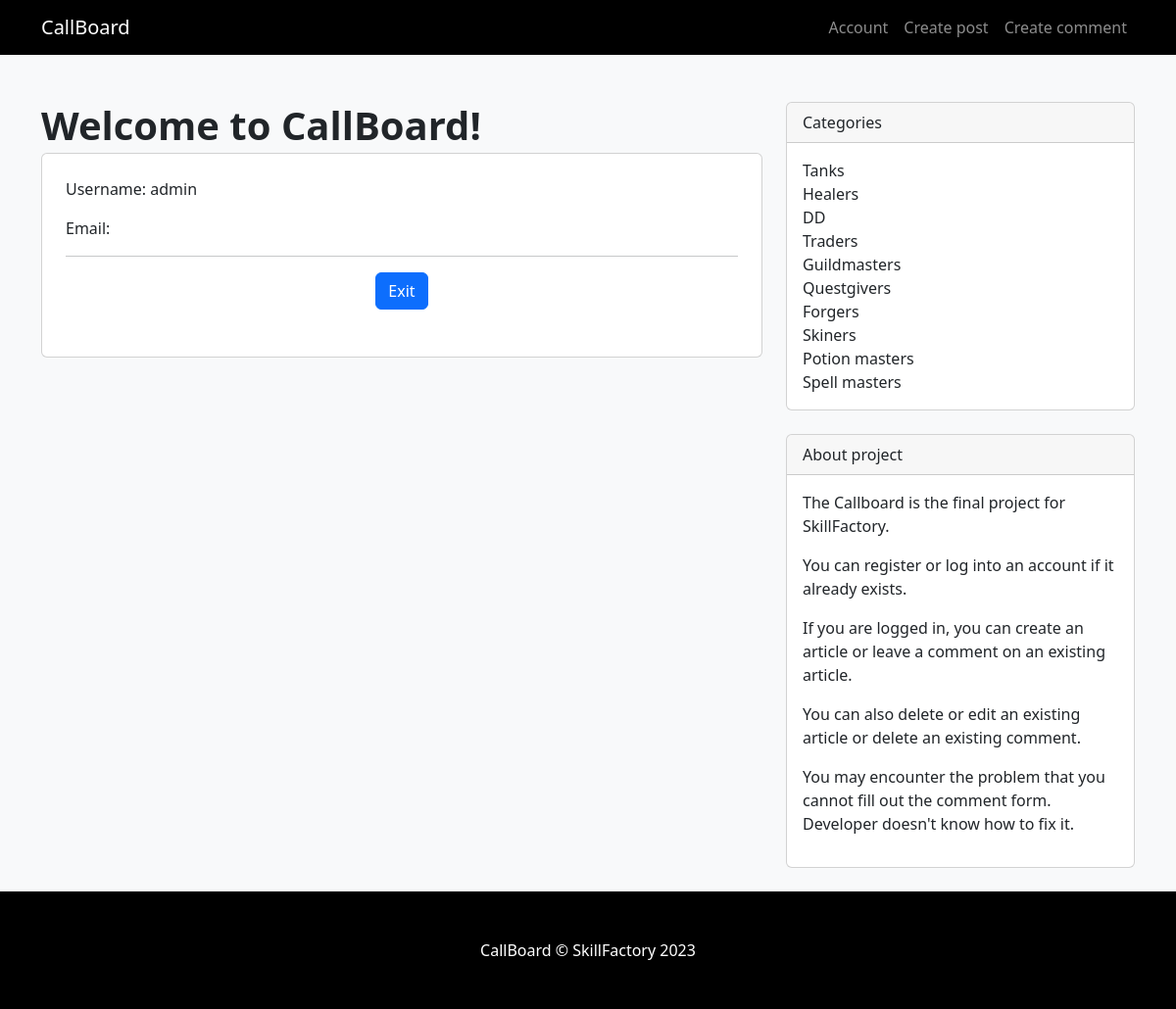
Screenshot of /callboard/account/ (signed in) with the database file from the repository.
### callboard/models.py (models this page shows, shortened)
class Category(models.Model):
    name = models.CharField(max_length=64, unique=True)
    subscribers = models.ManyToManyField(User, related_name='categories')

### callboard/views.py (the view)
# urls.py: path('account/', UserView.as_view(), name='user_view'),
class UserView(LoginRequiredMixin, TemplateView):
    model = User
    template_name = 'callboard/account.html'
    login_url = reverse_lazy('login')
    def get_context_data(self, *, object_list=None, **kwargs):
        context = super().get_context_data(**kwargs)
        context['categories'] = Category.objects.all()
        context['menu'] = menu
        return context

### templates/callboard/account.html (shortened to what this page needs)
{% extends 'flatpages/default.html' %}
{% block content %}
<div class="col mb-5">
    <div class="col mb-5">
        <div class="card h-100">
            <div class="card-body p-4">
                <div class="text-left">
                    <p>Username: {{ request.user.username }}</p>
                    <p>Email: {{ request.user.email }}</p>
                    <hr>
                    <div class="card-footer p-4 pt-0 border-top-0 bg-transparent">
                        <div class="text-center"><a class="btn btn-primary mt-auto" href="http://127.0.0.1:8000/logout/">Exit</a></div>
                    </div>
                </div>
            </div>
        </div>
    </div>
</div>
{% endblock content %}

### templates/flatpages/default.html (shortened to what this page needs)
<!DOCTYPE html>
<html lang="en">
    <head>
        {% load static %}
        <link href="{% static 'css/styles.css' %}" rel="stylesheet" />
    </head>
    <body class="bg-light">
    {% block navbar %}
        <nav class="navbar navbar-expand-lg navbar-dark bg-black">
            <div class="container">
                <a class="navbar-brand" href="http://127.0.0.1:8000/callboard/">CallBoard</a>
                <div class="collapse navbar-collapse" id="navbarSupportedContent">
                    <ul class="navbar-nav ms-auto mb-2 mb-lg-0">
                        {% for m in menu %}
                        <li class="nav-item"><a class="nav-link" href="{% url m.url_name %}">{{ m.title }}</a></li>
                        {% endfor %}
                    </ul>
                </div>
            </div>
        </nav>
    {% endblock navbar %}
        <div class="container mt-5">
            <div class="row">
                <div class="col-lg-8">
                    <article>
                        <header class="mb-4">
                            <h1 class="fw-bolder mb-1">Welcome to CallBoard!</h1>
                            {% block content %}{% endblock content %}
                </div>
                <div class="col-lg-4">
                    {% block categories %}
                    <div class="card mb-4">
                        <div class="card-header">Categories</div>
                            <div class="card-body">
                                <div class="row">
                                    <div class="col-sm-6">
                                        <ul class="list-unstyled mb-0">
                                            {% for category in categories %}
                                            <li>{{ category.name }}</li>
                                            {% endfor %}
                                        </ul>
                                    </div>
                                </div>
                            </div>
                        </div>
                    {% endblock categories %}
                    <div class="card mb-4">
                        <div class="card-header">About project</div>
                        <div class="card-body"><p>The Callboard is the final project for SkillFactory.</p>
                            <p>You can register or log into an account if it already exists.</p>
                            <p>If you are logged in, you can create an article or leave a comment on an existing article.</p>
                            <p>You can also delete or edit an existing article or delete an existing comment.</p>
                            <p>You may encounter the problem that you cannot fill out the comment form. Developer doesn't know how to fix it.</p>
                        </div>
                    </div>
                </div>
            </div>
        </div>
        <footer class="py-5 bg-black">
            <div class="container"><p class="m-0 text-center text-white">CallBoard &copy; SkillFactory 2023</p></div>
        </footer>
    </body>
</html>

### rows the page displays
Category: name "Tanks"
Category: name "Healers"
Category: name "DD"
Category: name "Traders"
Category: name "Guildmasters"
Category: name "Questgivers"
Category: name "Forgers"
Category: name "Skiners"
Category: name "Potion masters"
Category: name "Spell masters"

### other values shown
{{ m.title }} "Account" "Create post" "Create comment"
{{ request.user.username }} "admin"
